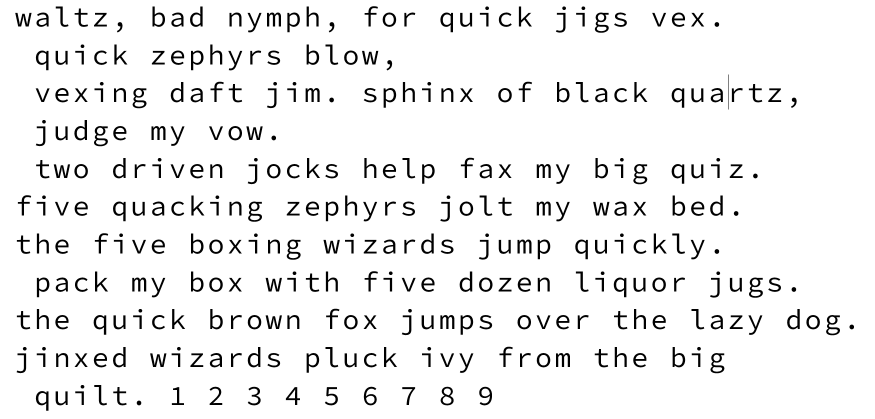
#> input picture SourceCodetest.PNG, 1750 x 838 px (shown at 1/2 size)
$ python zad_2.py
#> lines starting #> are read from the running program, lines starting #| are printed output that depends on the picture
import numpy as np
from PIL import Image
import string

from skimage.feature import peak_local_max

sensitivity = 0.03
letter_size = 0.56

space_len = 50
line_height = 32

filename = "./SourceCodetest.PNG"
font_path = "./SourceCodePro"
output_name = "sans_serif.txt"

text = np.array(Image.open(filename).convert('L'))
text = 255 - text

k = 300
U, E, VT = np.linalg.svd(text)
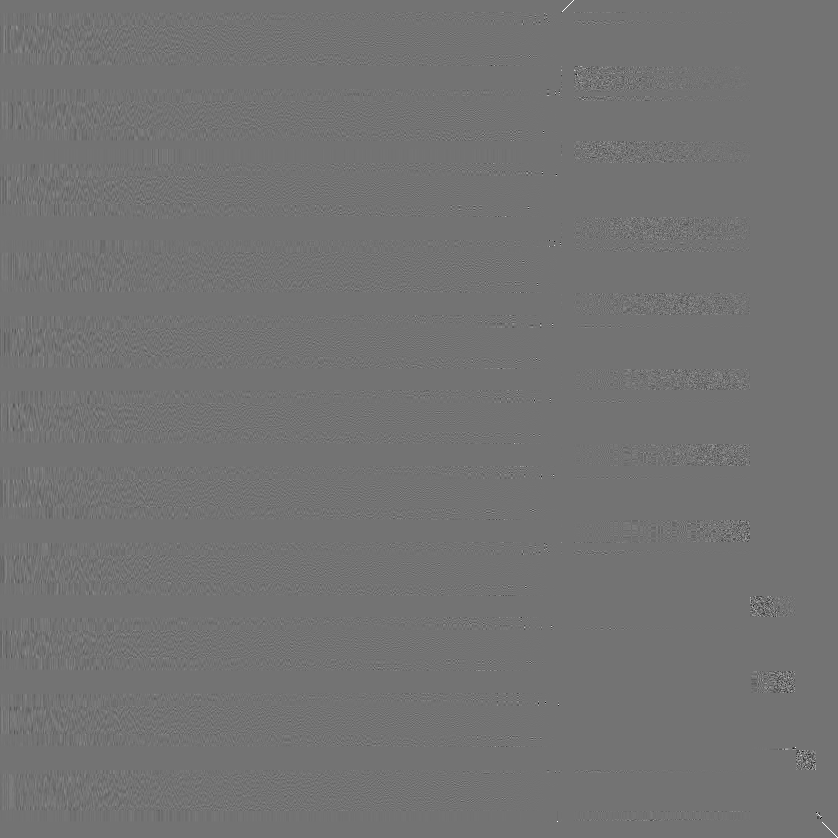
#> U: shape (838, 838) float64; min -0.83, max 1, mean 1.44e-05; drawn with min black and max white
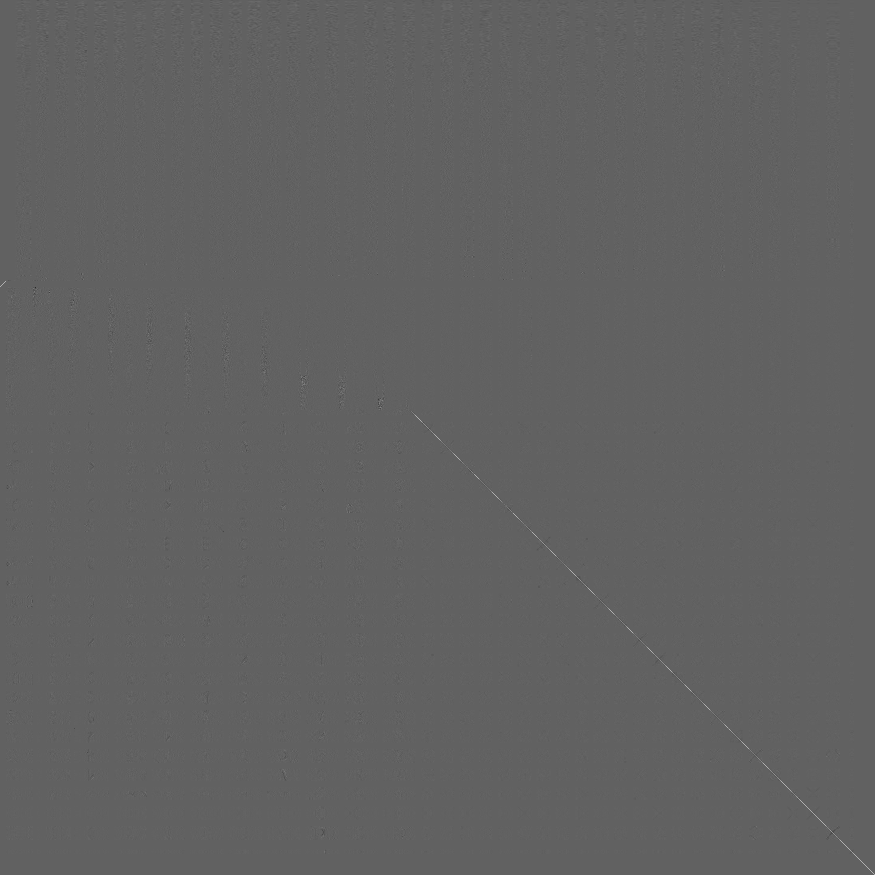
#> VT: shape (1750, 1750) float64 (shown at 1/2 size); min -0.622, max 1, mean 8.74e-05; drawn with min black and max white
#> E = 838 values, max 42021.6 at index 0, min 3.02e-12 at index 562, mean 906.4
text = np.zeros((len(U), len(VT)), dtype=float)
#> text: shape (838, 1750) float64; every value is 0
for i in range(k):
    text += E[i] * np.outer(U.T[i], VT[i])
#> this loop made 300 passes
#> pass 1, `text += E[i] * np.outer(U.T[i], VT[i])`:
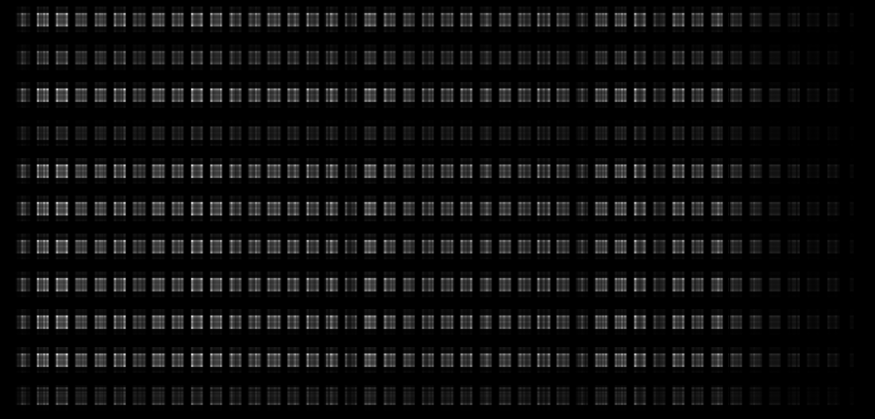
#> text: shape (838, 1750) float64 (shown at 1/2 size); min -2.49e-13, max 302.1, mean 16.2; drawn with min black and max white
#> after the loop:
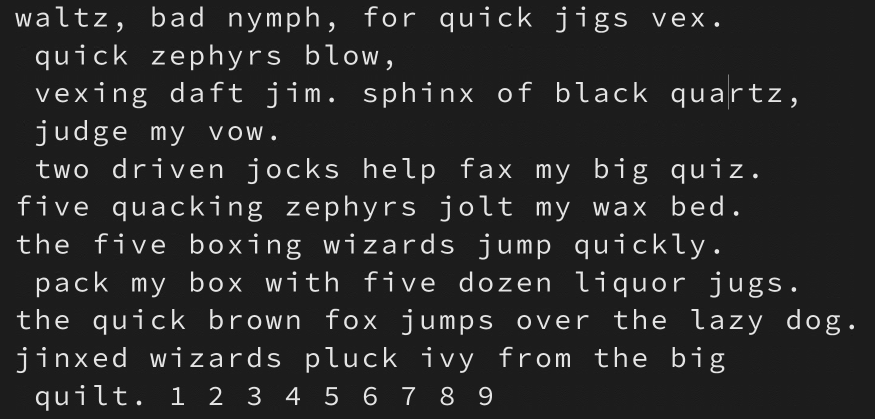
#> text: shape (838, 1750) float64 (shown at 1/2 size); min -36.61, max 288.5, mean 16; drawn with min black and max white

letters = list(string.ascii_uppercase)
letters += ['one', 'two', 'three', 'four', 'five', 'six', 'seven', 'eight', 'nine']
letter_coords = []

number_dict = {'one': '1', 'two': '2', 'three': '3', 'four': '4',
               'five': '5', 'six': '6', 'seven': '7', 'eight': '8', 'nine': '9'}

letter_count = dict()
for l in letters:
    letter_count[l] = 0

for l in letters:
    f = font_path + "/" + l + ".png"
    letter = Image.open(f).convert('L')
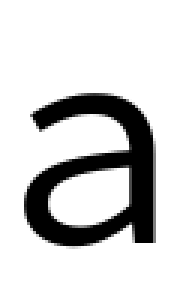
#> input picture SourceCodePro/A.png, 61 x 101 px (shown 3 times larger)
    letter = letter.resize((int(letter.width * letter_size), int(letter.height * letter_size)))
#> letter: PIL image 34x56 L
    letter = np.array(letter)
    letter = 255 - letter
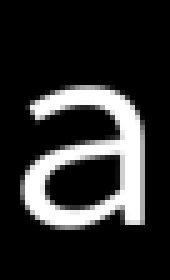
#> letter: shape (56, 34) (shown 5 times larger); min 0, max 255, mean 44

    C = np.real(np.fft.ifft2(np.fft.fft2(text) * np.fft.fft2(np.rot90(letter, 2), text.shape)))
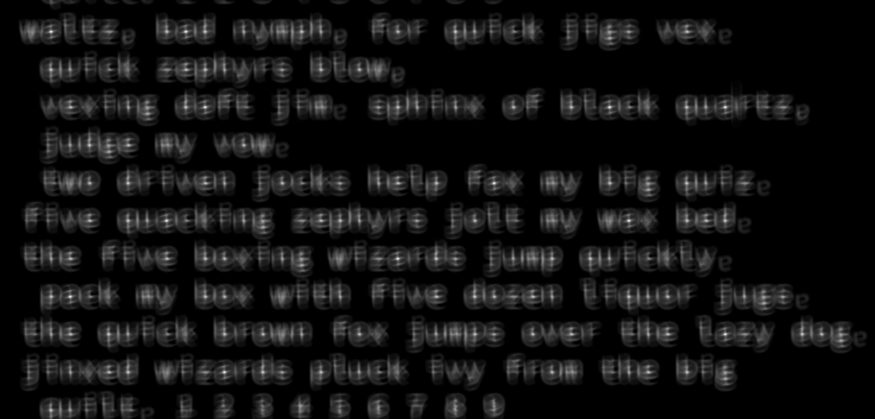
#> C: shape (838, 1750) float64 (shown at 1/2 size); min -41315.7, max 19314769.9, mean 1337669.7; drawn with min black and max white

    coordinates = peak_local_max(C, min_distance=10, threshold_rel=1 - sensitivity)
#> coordinates = [[214, 1450], [668, 1450], [593, 140], [517, 795], [214, 1219], [441, 333], [366, 988], [214, 410], [63, 371], [744, 448], [441, 1257], [63, 102]]

    for i in range(len(coordinates)):
        letter_count[l] += 1
        if l in number_dict:
            letter_coords.append((coordinates[i][0], coordinates[i][1], number_dict[l]))
        else:
            letter_coords.append((coordinates[i][0], coordinates[i][1], l.lower()))
#> this loop made 12 passes
#> after the loop, letter_coords = [(214, 1450, 'a'), (668, 1450, 'a'), (593, 140, 'a'), (517, 795, 'a'), (214, 1219, 'a'), (441, 333, 'a'), (366, 988, 'a'), (214, 410, 'a'), (63, 371, 'a'), (744, 448, 'a'), (441, 1257, 'a'), (63, 102, 'a')]; letter_count = 35 items
#> (the run stopped early here; a loop or call above may not have finished)
